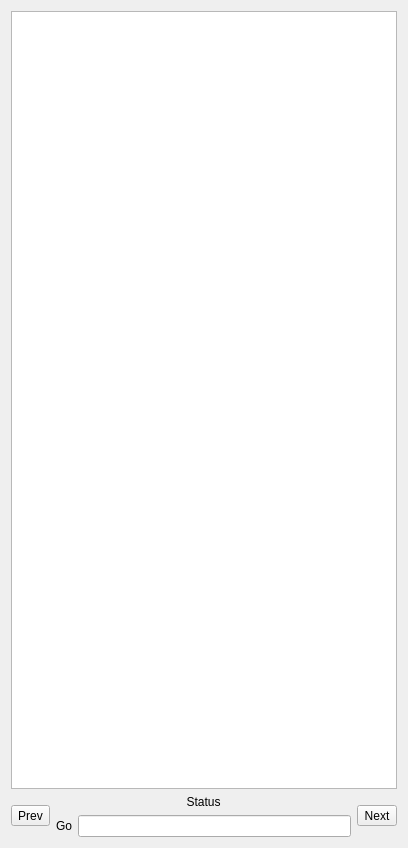
<?xml version="1.0" encoding="UTF-8"?>
<ui version="4.0">
 <class>PlotData</class>
 <widget class="QWidget" name="PlotData">
  <property name="geometry">
   <rect>
    <x>0</x>
    <y>0</y>
    <width>408</width>
    <height>848</height>
   </rect>
  </property>
  <property name="windowTitle">
   <string>Plot-Data</string>
  </property>
  <layout class="QGridLayout" name="gridLayout">
   <item row="0" column="0">
    <widget class="QTableView" name="tableView"/>
   </item>
   <item row="1" column="0">
    <layout class="QHBoxLayout" name="horizontalLayout">
     <item>
      <widget class="QToolButton" name="tBtnPrev">
       <property name="text">
        <string>Prev</string>
       </property>
      </widget>
     </item>
     <item>
      <layout class="QVBoxLayout" name="verticalLayout">
       <item>
        <widget class="QLabel" name="labelStatus">
         <property name="text">
          <string>Status</string>
         </property>
         <property name="alignment">
          <set>Qt::AlignmentFlag::AlignCenter</set>
         </property>
        </widget>
       </item>
       <item>
        <layout class="QHBoxLayout" name="hLayGo">
         <item>
          <widget class="QLabel" name="labelGo">
           <property name="text">
            <string>Go</string>
           </property>
          </widget>
         </item>
         <item>
          <widget class="QLineEdit" name="lineEditGo"/>
         </item>
        </layout>
       </item>
      </layout>
     </item>
     <item>
      <widget class="QToolButton" name="tBtnNext">
       <property name="text">
        <string>Next</string>
       </property>
      </widget>
     </item>
    </layout>
   </item>
  </layout>
 </widget>
 <resources/>
 <connections/>
</ui>
